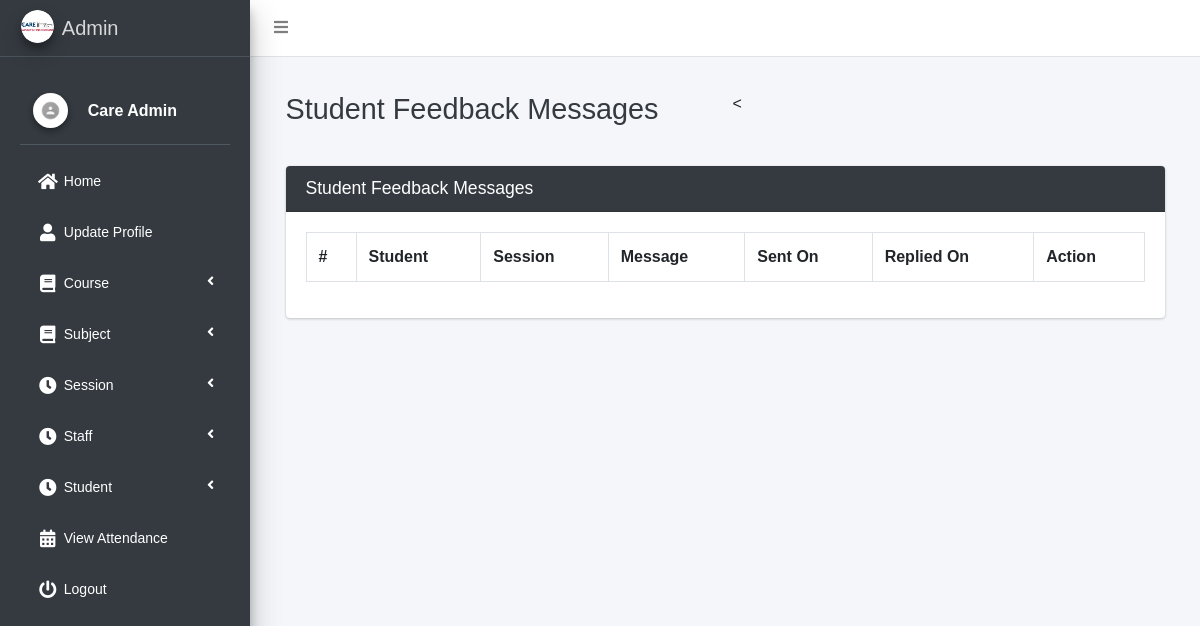
The app's page /student/view/feedback/ (signed in) with its own data.
### main_app/models.py (models this page shows)
class CustomUser(AbstractUser):
    USER_TYPE = ((1, "HOD"), (2, "Staff"), (3, "Student"))
    GENDER = [("M", "Male"), ("F", "Female")]
    username = None  # Removed username, using email instead
    email = models.EmailField(unique=True)
    user_type = models.CharField(default=1, choices=USER_TYPE, max_length=1)
    gender = models.CharField(max_length=1, choices=GENDER)
    profile_pic = models.ImageField()
    address = models.TextField()
    fcm_token = models.TextField(default="")  # For firebase notifications
    created_at = models.DateTimeField(auto_now_add=True)
    updated_at = models.DateTimeField(auto_now=True)
    USERNAME_FIELD = "email"
    REQUIRED_FIELDS = []
    objects = CustomUserManager()
    def __str__(self):
        return self.first_name + " " + self.last_name

### main_app/hod_views.py (the view, shortened to what this page needs)
# urls.py: path("student/view/feedback/", hod_views.student_feedback_message,
@csrf_exempt
def student_feedback_message(request):
    if request.method != 'POST':
        feedbacks = FeedbackStudent.objects.all()
        context = {
            'feedbacks': feedbacks,
            'page_title': 'Student Feedback Messages'
        }
        return render(request, 'hod_template/student_feedback_template.html', context)

### main_app/templates/hod_template/student_feedback_template.html (shortened to what this page needs)
{% extends 'main_app/base.html' %}
{% load static %}
{% block page_title %}{{page_title}}{% endblock page_title %}
{% block content %}
<section class="content">
    <div class="container-fluid">
        <div class="row">
            <div class="col-md-12">
                <div class="card card-dark">
                    <div class="card-header">
                        <h3 class="card-title">{{page_title}}</h3>
                    </div>
                    <div class="table card-body">
                        <table class="table table-bordered table-hover">
                            <tr>
                                <th>#</th>
                                <th>Student</th>
                                <th>Session</th>
                                <th>Message</th>
                                <th>Sent On</th>
                                <th>Replied On</th>
                                <th>Action</th>
                            </tr>
                        </table>
                    </div>
                    </div>
            </div>
        </div>
    </div>
</section>
{% endblock content %}

### main_app/templates/main_app/sidebar_template.html (shortened to what this page needs)
{% load static %}
<!DOCTYPE html>
<html lang="en">
<head>
</head>
<body>
    <aside class="main-sidebar sidebar-dark-info elevation-4">
    {% if request.user.user_type == '1' %}
    <a href="{% url 'admin_home' %}" class="brand-link">
        <img src="{% static 'dist/img/admin.png' %} " alt="admin"
            class="brand-image img-circle elevation-3" >
        <span class="brand-text font-weight-light">Admin</span>
    </a>
    <div class="sidebar">
        <div class="user-panel mt-3 pb-3 mb-3 d-flex">
            <div class="image">
                <img src="{{ request.user.profile_pic}}" class="img-circle elevation-2" alt="User Image">
            </div>
            <div class="info">
                <a href="#" class="d-block">{{user}}</a>
            </div>
        </div>
        <nav class="mt-2">
<ul class="nav nav-pills nav-sidebar flex-column" data-widget="treeview" role="menu" data-accordion="false">
                    <li class="nav-item">
                        <a href="{% url 'admin_home' %}" class="nav-link {% if request.path == admin_home %} active {% endif %}">
                            <i class="nav-icon fas fa-home"></i>
                            <p>Home</p>
                        </a>
                    </li>
                    <li class="nav-item">
                        <a href="{% url 'admin_view_profile' %}" class="nav-link {% if request.path == admin_view_profile %} active {% endif %}">
                            <i class="nav-icon fas fa-user"></i>
                            <p>Update Profile</p>
                        </a>
                    </li>
                    <li class="nav-item has-treeview">
                        <a href="#" class="nav-link">
                            <i class="nav-icon fas fa-book"></i>
                            <p>Course<i class="fas fa-angle-left right"></i></p>
                        </a>
                    </li>
                    <li class="nav-item has-treeview">
                        <a href="#" class="nav-link">
                            <i class="nav-icon fas fa-book"></i>
                            <p>Subject<i class="fas fa-angle-left right"></i></p>
                        </a>
                    </li>
                    <li class="nav-item has-treeview">
                        <a href="#" class="nav-link">
                            <i class="nav-icon fas fa-clock"></i>
                            <p>Session<i class="fas fa-angle-left right"></i></p>
                        </a>
                    </li>
                    <li class="nav-item has-treeview">
                        <a href="#" class="nav-link">
                            <i class="nav-icon fas fa-clock"></i>
                            <p>Staff<i class="fas fa-angle-left right"></i></p>
                        </a>
                    </li>
                                        <li class="nav-item has-treeview">
                        <a href="#" class="nav-link">
                            <i class="nav-icon fas fa-clock"></i>
                            <p>Student<i class="fas fa-angle-left right"></i></p>
                        </a>
                    </li>
                    <li class="nav-item">
                        <a href="{% url 'admin_view_attendance' %}" class="nav-link {% if request.path == admin_view_attendance %} active {% endif %}">
                            <i class="nav-icon fas fa-calendar-alt"></i>
                            <p>View Attendance</p>
                        </a>
                    </li>
                                        {% endif %}
                                        <li class="nav-item">
                                            <a href="{% url 'user_logout' %}"
                                                onclick="return confirm('Your session would be terminated.\n\nProceed?')"
                                                class="nav-link">
                                                <i class="nav-icon fas fa-power-off"></i>
                                                <p>
                                                    Logout
                                                </p>
                                            </a>
                                        </li>
                                    </ul>
                                </nav>
                            </div>
</aside>
</body>
</html>

### main_app/templates/main_app/sidebar_template.html (style rules this page uses)
body { margin: 0; font-family: Arial, sans-serif; background-color: #f4f6f9; }
.sidebar { background: #fffff; padding: 20px; height: 90vh; width: 250px; box-shadow: 0 4px 6px rgba(0, 0, 0, 0.1); }
.sidebar .nav-sidebar > .nav-item > .nav-link { color: #ffffff; border-radius: 4px; padding: 10px 15px; margin-bottom: 10px; font-size: 14px; transition: all 0.3s ease; display: flex; align-items: center; }
.sidebar .nav-icon { margin-right: 10px; font-size: 18px; }
.sidebar .nav-item.has-treeview > .nav-link .fas.fa-angle-left { margin-left: auto; }
.user-panel { display: flex; align-items: center; margin-bottom: 20px; }
.user-panel .image img { border-radius: 50%; width: 35px; height: 35px; }
.user-panel .info { margin-left: 10px; }
.user-panel .info a { font-weight: bold; color: #ffffff; }

### records on screen
CustomUser: user.profile_pic (picture), first_name+last_name "Care Admin"

### other values on screen
{{ page_title }} "Student Feedback Messages"
